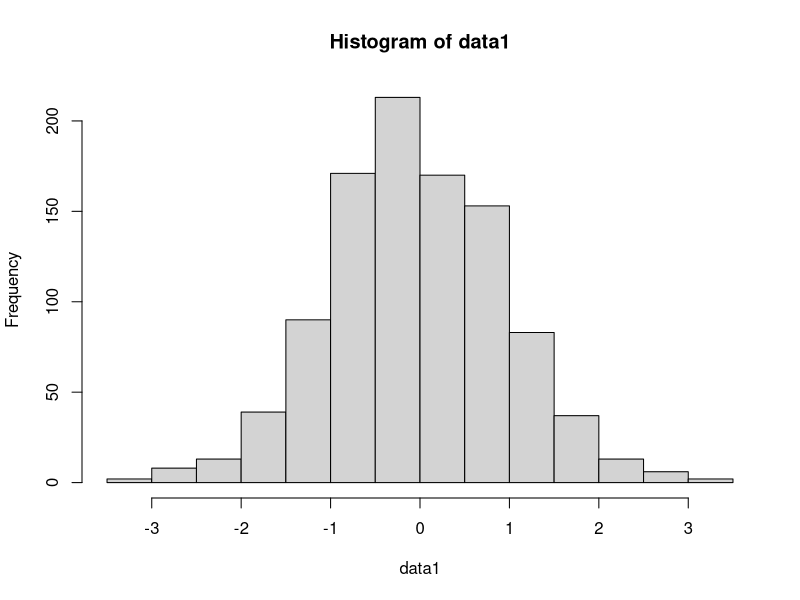
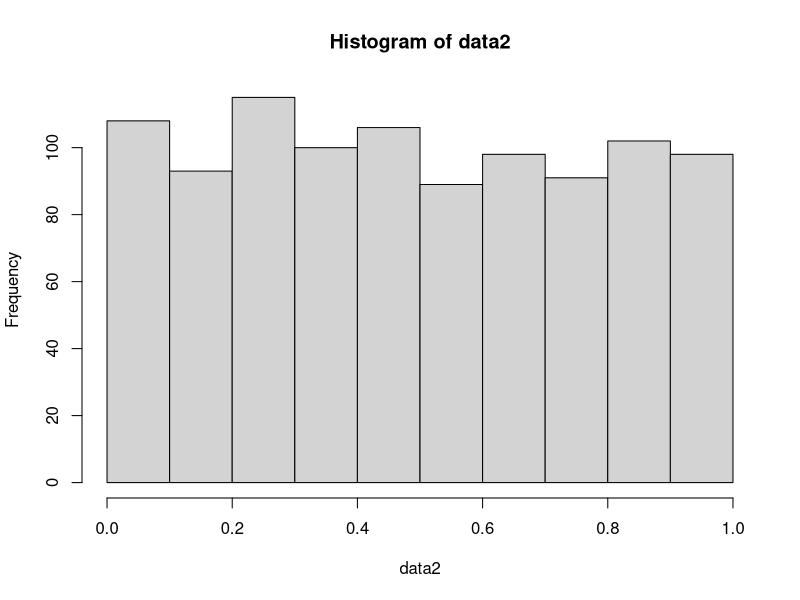

Here is the R script that generated these plots, in order:
## ---- chunk 1
true.first <- rep(c("Milk", "Tea"), each=4)
guess.first <- rep(c("Milk", "Tea", "Milk", "Tea"), c(3,1,1,3))
## ---- chunk 2
# Put some code here!
## ---- chunk 3
# Put some code here!
## ---- chunk 4
# Put some code here!
## ---- chunk 5
true.first <- rep(c("Milk", "Tea", "Sugar"), each=6)
guess.first <- sample(c("Milk", "Tea", "Sugar"), 18, replace=TRUE)
tea.data.exp <- table(true.first, guess.first)
fisher.test(tea.data.exp) # What is this testing?
## ---- chunk 6
true.first <- rep(c("Milk", "Tea"), each=4*100)
guess.first <- sample(c("Milk", "Tea", "Milk", "Tea"), 800, replace=TRUE)
tea.data.more <- table(true.first, guess.first)
tea.data.more
## ---- chunk 7
# Put some code here!
## ---- chunk 8
# Put some code here!
## ---- chunk 9
true.first <- rep(c("Milk", "Tea", "Sugar"), each=600)
guess.first <- sample(c("Milk", "Tea", "Sugar"), 1800, replace=TRUE)
tea.data.exp.more <- table(true.first, guess.first)
# Put some code here!
## ---- chunk 10
genotypes <- rep(c("AA", "Aa", "aa"), c(500, 600, 100))
# Put some code here!
# Create a table of genotypes:
# Create a vector of relative expected frequencies:
genoexp <- c(0.25, 0.5, 0.25)
## ---- chunk 11
temp <- c(22.8, 22.7, 25.9, 22.0, 21.2, 24.4, 22.1, 22.6, 23.3, 22.2, 
          22.5, 24.1, 22.4, 25.1, 24.1, 23.3, 23.3, 22.5, 23.8, 22.4, 
          22.5, 23.4, 23.5, 22.5, 25.8, 23.8, 22.0, 22.0, 23.2, 22.0)
## ---- chunk 12
# Put some code here!
## ---- chunk 13
# Put some code here!
## ---- chunk 14
# Put some code here!
## ---- chunk 15
on.soy <- c(188, 229, 192, 207, 172, 151, 188, 173, 209, 158, 
            211, 201, 205, 249, 214, 171, 198, 192, 161, 179)
on.sun <- c(213, 262, 237, 223, 223, 268, 216, 276, 258, 269,
            227, 252, 243, 286, 247, 277, 242, 233, 228, 211, 
            230, 254, 268, 242, 223, 242, 224, 279, 227, 251)
## ---- chunk 16
# Put some code here!
## ---- chunk 17
# Put some code here!
## ---- chunk 18
# Put some code here!
## ---- chunk 19
                    #1   #2   #3   #4   #5   #6   #7    #8   #9   #10  #11  #12  #13  #14  #15
healthy.exprs <- c(6.9, 8.2, 9.0, 7.7, 6.5, 7.7, 5.5,  7.7, 7.6,  8.2, 6.5, 6.3, 8.7, 6.2, 8.4)
disease.exprs <- c(8.3, 9.5, 9.8, 9.9, 6.6, 8.1, 9.5, 10.0, 8.7, 10.0, 7.5, 8.0, 8.5, 5.0, 8.5)
## ---- chunk 20
# Put some code here!
## ---- chunk 21
data1 <- rnorm(1000)
data2 <- runif(1000)
hist(data1) # looks normal
hist(data2) # doesn't look normal.
## ---- chunk 22
# Put some code here!
## ---- chunk 23
g1 <- rnorm(1000, mean=1)
g2 <- rnorm(1000, mean=2)
# Put some code here!
## ---- chunk 24
disease <- rnorm(1000, mean=1)
healthy <- rnorm(1000, mean=2)
# Put some code here!
## ---- chunk 25
on.soy # Weights of chickens on soybean
on.sun # Weights of chickens on sunflower
## ---- chunk 26
# Put some code here!
## ---- chunk 27
# Put some code here!
## ---- chunk 28
healthy.exprs # Expression in healthy samples from each patient
disease.exprs # Expression in disease samples from each patient
## ---- chunk 29
# Put some code here!
## ---- chunk 30
# Put some code here!
## ---- chunk 31
sessionInfo()
